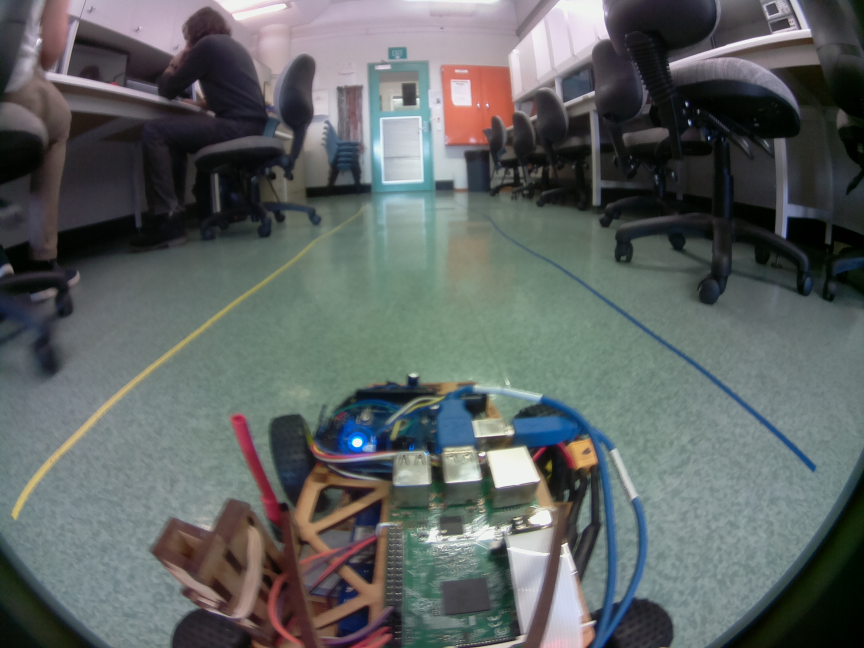
#> input picture test_image_1.jpg, 2592 x 1944 px (shown at 1/3 size); its folder holds 4 pictures in this run
$ python angle_method_testing.py   (Python 2 division)
#> lines starting #> are read from the running program, lines starting #| are printed output that depends on the picture; after the words box and inside, x2 and y2 are one past the last pixel; in counts of white or black regions, pixels touching at a corner belong together
import numpy as np
import cv2
import config
import time

def chromaticity(image):
    B = image[:, :, 0].astype(np.uint16)
    G = image[:, :, 1].astype(np.uint16)
    R = image[:, :, 2].astype(np.uint16)
    Y = 255.0 / (B + G + R)
    b = (B * Y).astype(np.uint8)
    g = (G * Y).astype(np.uint8)
    r = (R * Y).astype(np.uint8)
    return cv2.merge((b,g,r))

def colour_threshold(image, low, high):
    return cv2.inRange(image, np.array(low), np.array(high))

i=1
while (1):
    # load image
    raw_im = cv2.imread("test_image_%d.jpg" % i)
#> raw_im is the input picture: shape (1944, 2592, 3); mean B, G, R 99.1, 99.9, 94.4
    # make image smaller
    h, w = raw_im.shape[:2]
#> h = 1944; w = 2592
    raw_im = cv2.resize(raw_im, (w/2, h/2), interpolation = cv2.INTER_LINEAR)
#> raw_im: shape (972, 1296, 3)
    h, w = raw_im.shape[:2]
#> h = 972; w = 1296
    # extract ROI
    raw_im = raw_im[int(0.4*h):int(0.55*h), int(0.1*w):int(0.9*w)]
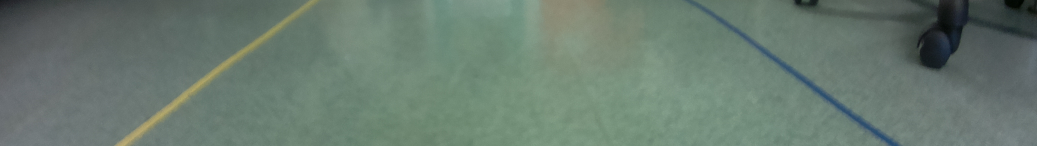
#> raw_im: shape (146, 1037, 3); mean B, G, R 111.7, 122.7, 104.9
    h, w = raw_im.shape[:2]
#> h = 146; w = 1037

    im = raw_im.copy()

    # colour thresholding
    chroma = chromaticity(im)
#> in chromaticity, `G = image[:, :, 1].astype(np.uint16)`:
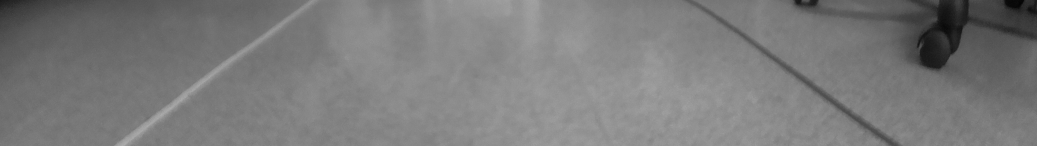
#> G: shape (146, 1037) uint16; min 4, max 172, mean 122.7
#> in chromaticity, `R = image[:, :, 2].astype(np.uint16)`:
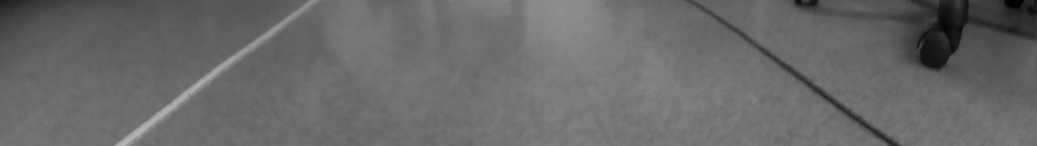
#> R: shape (146, 1037) uint16; min 0, max 186, mean 104.9
#> in chromaticity, `r = (R * Y).astype(np.uint8)`:
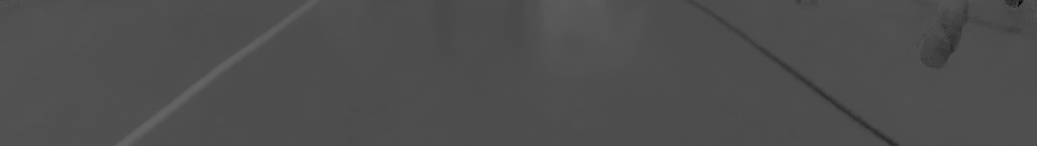
#> r: shape (146, 1037); min 0, max 101, mean 78.1
    blue_mask = colour_threshold(chroma, config.BLUE_CHROMA_LOW, config.BLUE_CHROMA_HIGH)
#> in colour_threshold, `return cv2.inRange(image, np.array(low), np.array(high))`:
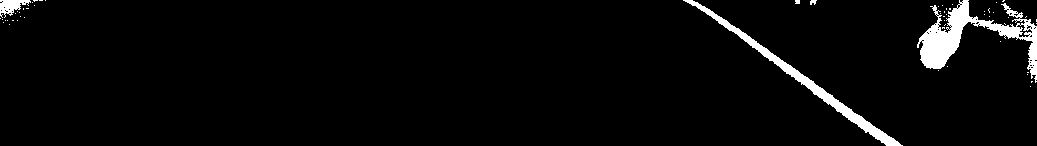
#> returned value: shape (146, 1037); 3.5% white; 56 white regions (52 under 20 px), largest, box (x1, y1, x2, y2) and area: (917, 0, 1037, 83) 2936, (683, 0, 903, 146) 1959, (0, 0, 31, 18) 294, (810, 0, 817, 5) 25
    yellow_mask = colour_threshold(chroma, config.YELLOW_CHROMA_LOW, config.YELLOW_CHROMA_HIGH)
#> in colour_threshold (call 2), `return cv2.inRange(image, np.array(low), np.array(high))`:
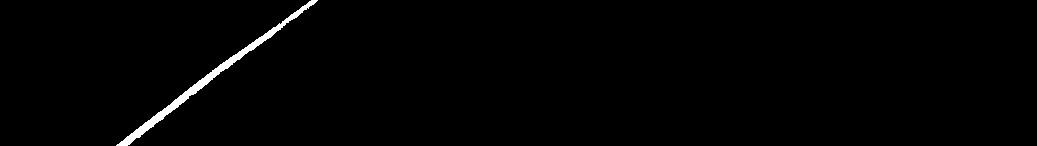
#> returned value: shape (146, 1037); 1.1% white; 1 white region, box (x1, y1, x2, y2) and area: (116, 0, 318, 146) 1594
    colour_mask = cv2.bitwise_or(blue_mask, yellow_mask)
#> colour_mask: shape (146, 1037); 4.6% white; 57 white regions (52 under 20 px), largest, box (x1, y1, x2, y2) and area: (917, 0, 1037, 83) 2936, (683, 0, 903, 146) 1959, (116, 0, 318, 146) 1594, (0, 0, 31, 18) 294, (810, 0, 817, 5) 25
    cv2.imshow("colour_mask with noise", colour_mask)
    colour_mask = cv2.erode(colour_mask, np.ones((2,2), np.uint8))
#> colour_mask: shape (146, 1037); 3.6% white; 30 white regions (24 under 20 px), largest, box (x1, y1, x2, y2) and area: (920, 0, 1022, 69) 1908, (684, 0, 901, 146) 1600, (118, 0, 318, 146) 1251, (1020, 20, 1037, 75) 294, (0, 0, 30, 16) 237, (1008, 11, 1016, 16) 21
    colour_mask = cv2.dilate(colour_mask, np.ones((5,5), np.uint8))
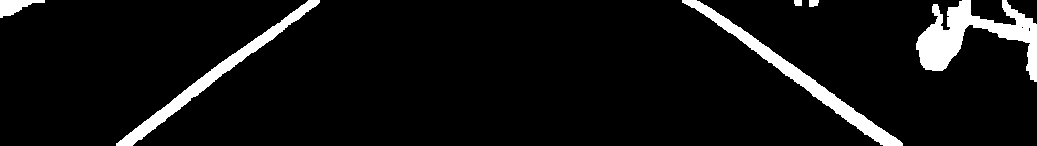
#> colour_mask: shape (146, 1037); 6.6% white; 6 white regions, box (x1, y1, x2, y2) and area: (916, 0, 1037, 82) 3920, (682, 0, 903, 146) 3008, (116, 0, 320, 146) 2601, (0, 0, 45, 18) 420, (809, 0, 819, 7) 62, (794, 0, 802, 6) 46

    # lines
    lines = cv2.HoughLinesP(colour_mask, config.HOUGH_LIN_RES, config.HOUGH_ROT_RES, config.HOUGH_VOTES, config.HOUGH_MIN_LEN, config.HOUGH_MAX_GAP)
#> lines = 38 rows, first 6: [686, 0, 901, 145], [692, 0, 853, 109], [126, 145, 312, 0], [225, 72, 317, 0], [683, 0, 899, 145], [124, 145, 310, 0]

    yellow_angle = 0
    blue_angle = 0
    yellow_n = 0
    blue_n = 0
#> (the run stopped early here; a loop or call above may not have finished)
